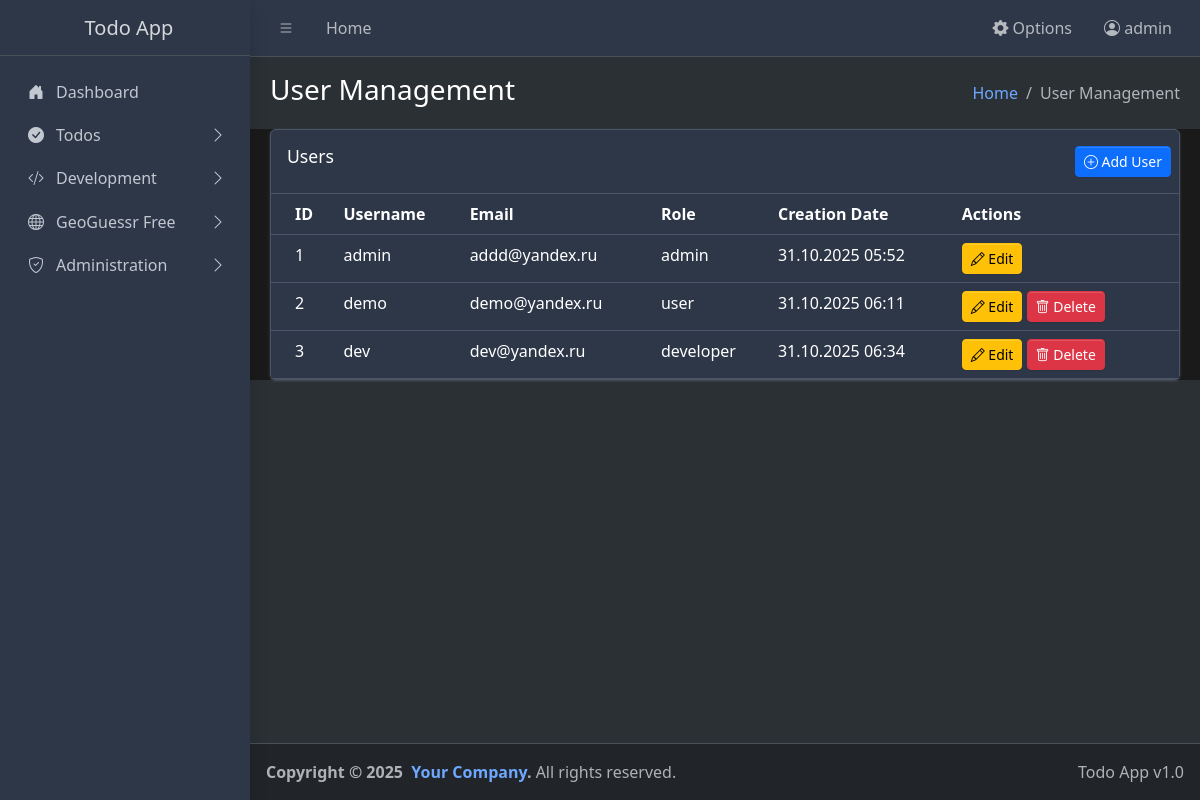
/admin/users (signed in), run on an earlier commit of the app's database.
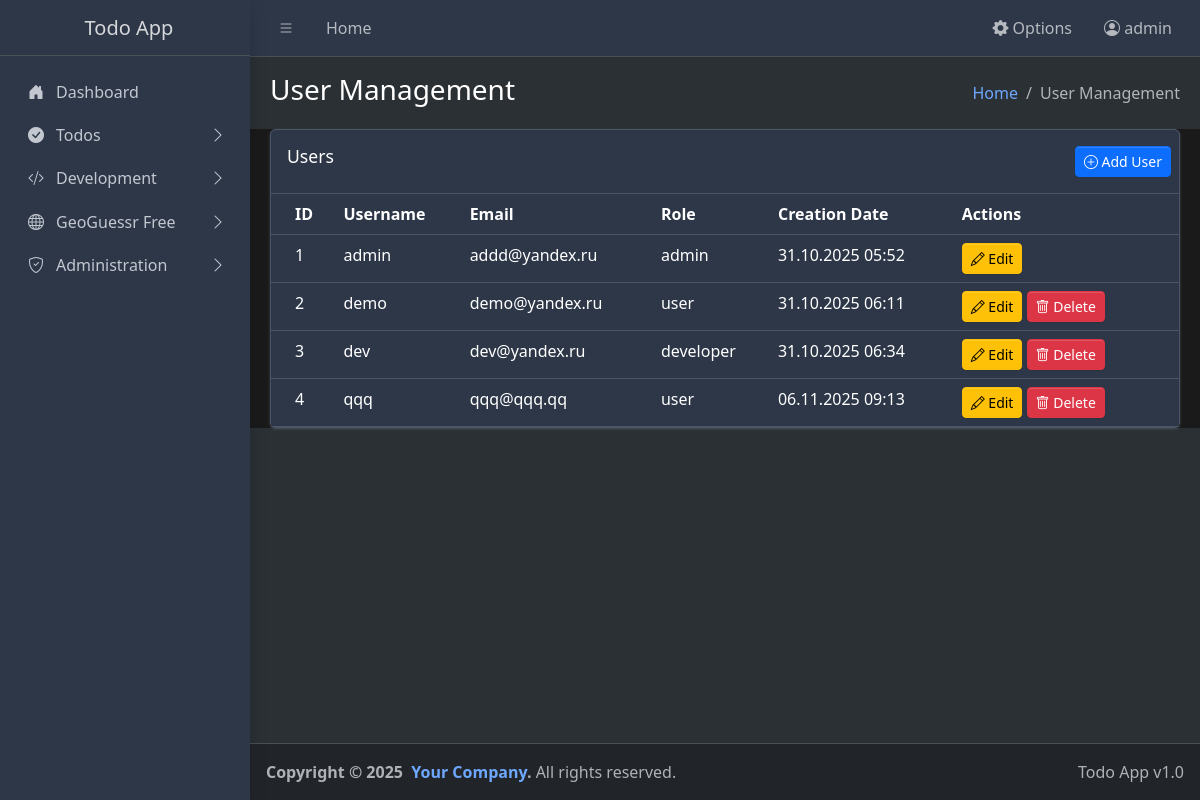
And on a later commit of the database.
### app.py (models this page shows, shortened)
class User(UserMixin, db.Model):
    id = db.Column(db.Integer, primary_key=True)
    username = db.Column(db.String(64), unique=True, nullable=False)
    email = db.Column(db.String(120), unique=True, nullable=False)
    password_hash = db.Column(db.String(128), nullable=False)
    role_id = db.Column(db.Integer, db.ForeignKey('role.id'), nullable=False)
    role = db.relationship('Role', backref=db.backref('users', lazy=True))
    created_at = db.Column(db.DateTime, default=datetime.utcnow)

class Role(db.Model):
    id = db.Column(db.Integer, primary_key=True)
    name = db.Column(db.String(50), unique=True, nullable=False)
    description = db.Column(db.String(200))

### app.py (the view)
@app.route('/admin/users')
@login_required
def manage_users():
    if not is_admin():
        flash(_('Access denied. Administrator rights required.'))
        return redirect(url_for('index'))
    users = User.query.all()
    return render_template('manage_users.html', users=users)

### app.py (called while the page is built, shortened)
def get_locale():
    try:
        from flask import g
        if hasattr(g, 'babel_locale') and g.babel_locale:
            logger.debug(f"get_locale from g: {g.babel_locale}")
            return g.babel_locale
    except Exception as e:
        logger.error(f"Error in get_locale: {e}")
        return app.config['BABEL_DEFAULT_LOCALE']

@app.before_request
def load_user_settings():
    if 'language' not in session:
        session['language'] = app.config['BABEL_DEFAULT_LOCALE']
    if 'theme' not in session:
        session['theme'] = 'dark'
    if 'per_page' not in session:
        session['per_page'] = 10
    from flask import g
    g.babel_locale = session.get('language', app.config['BABEL_DEFAULT_LOCALE'])

@login_manager.user_loader
def load_user(user_id):
    return User.query.get(int(user_id))

def is_admin():
    return current_user.is_authenticated and current_user.role.name == 'admin'

### templates/manage_users.html (shortened to what this page needs)
{% extends "base.html" %}
{% block page_title %}{{ _('User Management') }}{% endblock %}
{% block breadcrumb %}{{ _('User Management') }}{% endblock %}
{% block content %}
<div class="row">
  <div class="col-12">
    <div class="card">
      <div class="card-header">
        <h3 class="card-title">{{ _('Users') }}</h3>
        <div class="card-tools">
          <a href="{{ url_for('new_user') }}" class="btn btn-primary btn-sm">
            <i class="bi bi-plus-circle"></i> {{ _('Add User') }}
          </a>
        </div>
      </div>
      <div class="card-body table-responsive p-0">
        <table class="table table-hover text-nowrap">
          <thead>
            <tr>
              <th>ID</th>
              <th>{{ _('Username') }}</th>
              <th>{{ _('Email') }}</th>
              <th>{{ _('Role') }}</th>
              <th>{{ _('Creation Date') }}</th>
              <th>{{ _('Actions') }}</th>
            </tr>
          </thead>
          <tbody>
            {% for user in users %}
            <tr>
              <td>{{ user.id }}</td>
              <td>{{ user.username }}</td>
              <td>{{ user.email }}</td>
              <td>{{ user.role.name }}</td>
              <td>{{ user.created_at.strftime('%d.%m.%Y %H:%M') }}</td>
              <td>
                <a href="{{ url_for('edit_user', id=user.id) }}" class="btn btn-warning btn-sm">
                  <i class="bi bi-pencil"></i> {{ _('Edit') }}
                </a>
                {% if user.id != current_user.id %}
                <a href="{{ url_for('delete_user', id=user.id) }}" class="btn btn-danger btn-sm" data-confirm="{{ _('Are you sure you want to delete this user?') }}" onclick="return confirm(this.getAttribute('data-confirm'))">
                  <i class="bi bi-trash"></i> {{ _('Delete') }}
                </a>
                {% endif %}
              </td>
            </tr>
            {% endfor %}
          </tbody>
        </table>
      </div>
    </div>
  </div>
</div>
{% endblock %}

### templates/base.html (shortened to what the changed rows need)
<!doctype html>
<html lang="{{ session.get('language', 'ru') }}" data-bs-theme="{{ session.get('theme', 'dark') }}">
  <head>
    <link
      rel="stylesheet"
      href="https://cdn.jsdelivr.net/npm/@fontsource/source-sans-3@5.0.12/index.css"
      media="print"
      onload="this.media='all'"
    />
    <link rel="stylesheet" href="https://cdnjs.cloudflare.com/ajax/libs/font-awesome/5.15.4/css/all.min.css">
    <link
      rel="stylesheet"
      href="https://cdn.jsdelivr.net/npm/overlayscrollbars@2.11.0/styles/overlayscrollbars.min.css"
    />
    <link
      rel="stylesheet"
      href="https://cdn.jsdelivr.net/npm/bootstrap-icons@1.13.1/font/bootstrap-icons.min.css"
    />
    <link rel="stylesheet" href="{{ url_for('static', filename='css/adminlte.min.css') }}" />
    <link rel="stylesheet" href="{{ url_for('static', filename='css/themes.css') }}" />
  </head>
  <body class="layout-fixed sidebar-expand-lg bg-body-tertiary">
    <div class="app-wrapper">
      <nav class="app-header navbar navbar-expand bg-body">
        <div class="container-fluid">
          <ul class="navbar-nav ms-auto">
            {% if current_user.is_authenticated %}
            <li class="nav-item dropdown">
              <a class="nav-link" data-bs-toggle="dropdown" href="#" role="button" aria-expanded="false">
                <i class="bi bi-person-circle"></i> {{ current_user.username }}
              </a>
            </li>
            {% endif %}
          </ul>
        </div>
      </nav>
      <main class="app-main">
        <div class="app-content">
          <div class="container-fluid">
            {% block content %}{% endblock %}
          </div>
        </div>
      </main>
    </div>
  </body>
</html>

What changed in the data, as far as the page shows it:
added User: id "4", username "qqq", email "qqq@qqq.qq", role.name "user", created_at "06.11.2025 09:13"
